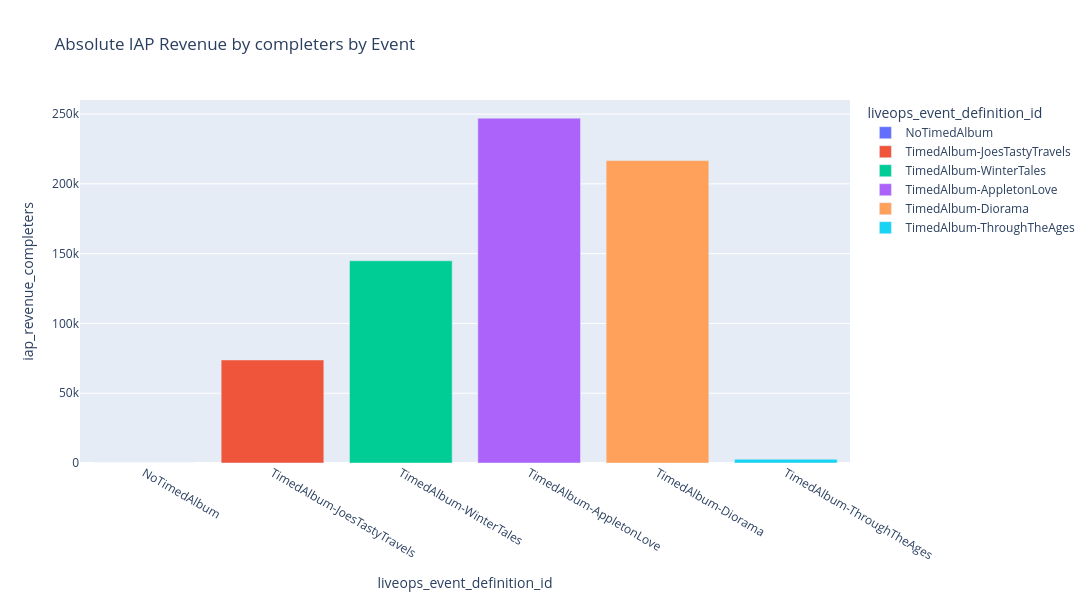
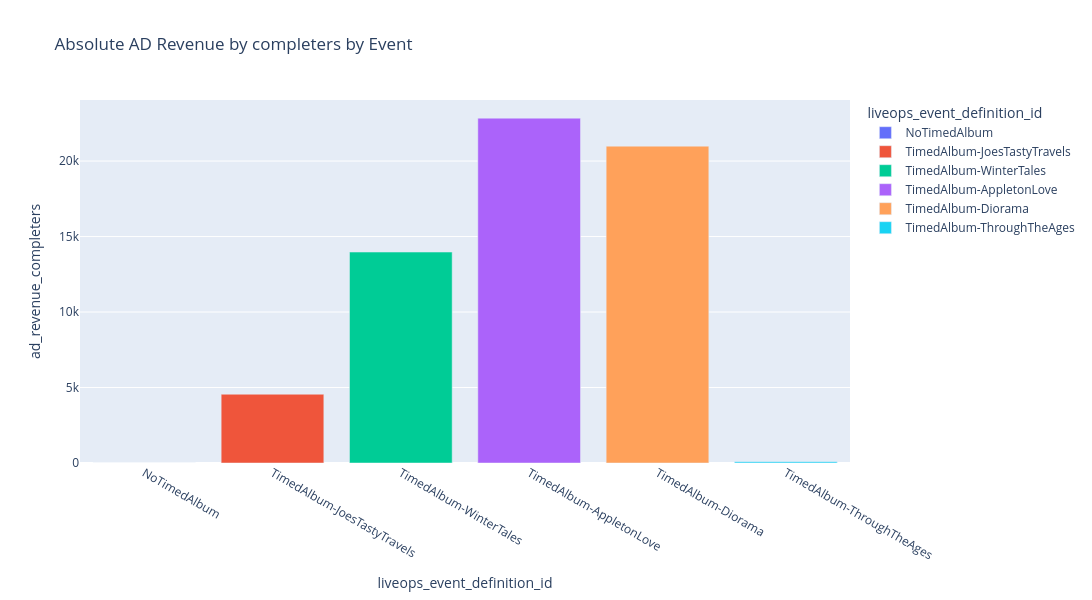

Write notebook code for charts like these, in order.
### Markdown cell above
### Revenue

Bar charts of absolute and percentage IAP and ad revenue contributed by completers, compared across events.

### Code cell
fig = px.bar(data_completers_per_event, 
              x='liveops_event_definition_id', 
              y='iap_revenue_completers',
              color='liveops_event_definition_id',
              title='Absolute IAP Revenue by completers by Event',
              width=1200,
              height=600,
              hover_data={'iap_revenue_completers': ':.0f', 'unique_completers': True, 'pct_change_iap_revenue_completers': ':.2%'},
              category_orders={'liveops_event_definition_id': custom_order})

fig.show()

fig = px.bar(data_completers_per_event, 
              x='liveops_event_definition_id', 
              y='ad_revenue_completers',
              color='liveops_event_definition_id',
              title='Absolute AD Revenue by completers by Event',
              width=1200,
              height=600,
              hover_data={'ad_revenue_completers': ':.0f', 'unique_completers': True, 'pct_change_adrevenue_completers': ':.2%'},
              category_orders={'liveops_event_definition_id': custom_order})

fig.show()

### Figure 1 — Plotly figure (JSON) as saved in the notebook; plotly's stock layout.template omitted (floating-point values rounded to 4 significant figures)
{"data": [{"customdata": [[0.0, NaN]], "hovertemplate": "liveops_event_definition_id=%{x}<br>iap_revenue_completers=%{y:.0f}<br>unique_completers=%{customdata[0]}<br>pct_change_iap_revenue_completers=%{customdata[1]:.2%}<extra></extra>", "legendgroup": "NoTimedAlbum", "marker": {"color": "#636efa", "pattern": {"shape": ""}}, "name": "NoTimedAlbum", "orientation": "v", "showlegend": true, "textposition": "auto", "type": "bar", "x": ["NoTimedAlbum"], "xaxis": "x", "y": [0.0], "yaxis": "y"}, {"customdata": [[2381.0, Infinity]], "hovertemplate": "liveops_event_definition_id=%{x}<br>iap_revenue_completers=%{y:.0f}<br>unique_completers=%{customdata[0]}<br>pct_change_iap_revenue_completers=%{customdata[1]:.2%}<extra></extra>", "legendgroup": "TimedAlbum-JoesTastyTravels", "marker": {"color": "#EF553B", "pattern": {"shape": ""}}, "name": "TimedAlbum-JoesTastyTravels", "orientation": "v", "showlegend": true, "textposition": "auto", "type": "bar", "x": ["TimedAlbum-JoesTastyTravels"], "xaxis": "x", "y": [73830.0], "yaxis": "y"}, {"customdata": [[7479.0, 0.9621]], "hovertemplate": "liveops_event_definition_id=%{x}<br>iap_revenue_completers=%{y:.0f}<br>unique_completers=%{customdata[0]}<br>pct_change_iap_revenue_completers=%{customdata[1]:.2%}<extra></extra>", "legendgroup": "TimedAlbum-WinterTales", "marker": {"color": "#00cc96", "pattern": {"shape": ""}}, "name": "TimedAlbum-WinterTales", "orientation": "v", "showlegend": true, "textposition": "auto", "type": "bar", "x": ["TimedAlbum-WinterTales"], "xaxis": "x", "y": [144900.0], "yaxis": "y"}, {"customdata": [[12560.0, 0.7055]], "hovertemplate": "liveops_event_definition_id=%{x}<br>iap_revenue_completers=%{y:.0f}<br>unique_completers=%{customdata[0]}<br>pct_change_iap_revenue_completers=%{customdata[1]:.2%}<extra></extra>", "legendgroup": "TimedAlbum-AppletonLove", "marker": {"color": "#ab63fa", "pattern": {"shape": ""}}, "name": "TimedAlbum-AppletonLove", "orientation": "v", "showlegend": true, "textposition": "auto", "type": "bar", "x": ["TimedAlbum-AppletonLove"], "xaxis": "x", "y": [247100.0], "yaxis": "y"}, {"customdata": [[9390.0, -0.1231]], "hovertemplate": "liveops_event_definition_id=%{x}<br>iap_revenue_completers=%{y:.0f}<br>unique_completers=%{customdata[0]}<br>pct_change_iap_revenue_completers=%{customdata[1]:.2%}<extra></extra>", "legendgroup": "TimedAlbum-Diorama", "marker": {"color": "#FFA15A", "pattern": {"shape": ""}}, "name": "TimedAlbum-Diorama", "orientation": "v", "showlegend": true, "textposition": "auto", "type": "bar", "x": ["TimedAlbum-Diorama"], "xaxis": "x", "y": [216600.0], "yaxis": "y"}, {"customdata": [[5.0, -0.9876]], "hovertemplate": "liveops_event_definition_id=%{x}<br>iap_revenue_completers=%{y:.0f}<br>unique_completers=%{customdata[0]}<br>pct_change_iap_revenue_completers=%{customdata[1]:.2%}<extra></extra>", "legendgroup": "TimedAlbum-ThroughTheAges", "marker": {"color": "#19d3f3", "pattern": {"shape": ""}}, "name": "TimedAlbum-ThroughTheAges", "orientation": "v", "showlegend": true, "textposition": "auto", "type": "bar", "x": ["TimedAlbum-ThroughTheAges"], "xaxis": "x", "y": [2690.0], "yaxis": "y"}], "layout": {"barmode": "relative", "height": 600, "legend": {"title": {"text": "liveops_event_definition_id"}, "tracegroupgap": 0}, "title": {"text": "Absolute IAP Revenue by completers by Event"}, "width": 1200, "xaxis": {"anchor": "y", "categoryarray": ["NoTimedAlbum", "TimedAlbum-JoesTastyTravels", "TimedAlbum-WinterTales", "TimedAlbum-AppletonLove", "TimedAlbum-Diorama", "TimedAlbum-ThroughTheAges"], "categoryorder": "array", "domain": [0, 1], "title": {"text": "liveops_event_definition_id"}}, "yaxis": {"anchor": "x", "domain": [0, 1], "title": {"text": "iap_revenue_completers"}}}}

### Figure 2 — Plotly figure (JSON) as saved in the notebook; plotly's stock layout.template omitted (floating-point values rounded to 4 significant figures)
{"data": [{"customdata": [[0.0, NaN]], "hovertemplate": "liveops_event_definition_id=%{x}<br>ad_revenue_completers=%{y:.0f}<br>unique_completers=%{customdata[0]}<br>pct_change_adrevenue_completers=%{customdata[1]:.2%}<extra></extra>", "legendgroup": "NoTimedAlbum", "marker": {"color": "#636efa", "pattern": {"shape": ""}}, "name": "NoTimedAlbum", "orientation": "v", "showlegend": true, "textposition": "auto", "type": "bar", "x": ["NoTimedAlbum"], "xaxis": "x", "y": [0.0], "yaxis": "y"}, {"customdata": [[2381.0, Infinity]], "hovertemplate": "liveops_event_definition_id=%{x}<br>ad_revenue_completers=%{y:.0f}<br>unique_completers=%{customdata[0]}<br>pct_change_adrevenue_completers=%{customdata[1]:.2%}<extra></extra>", "legendgroup": "TimedAlbum-JoesTastyTravels", "marker": {"color": "#EF553B", "pattern": {"shape": ""}}, "name": "TimedAlbum-JoesTastyTravels", "orientation": "v", "showlegend": true, "textposition": "auto", "type": "bar", "x": ["TimedAlbum-JoesTastyTravels"], "xaxis": "x", "y": [4556.0], "yaxis": "y"}, {"customdata": [[7479.0, 2.067]], "hovertemplate": "liveops_event_definition_id=%{x}<br>ad_revenue_completers=%{y:.0f}<br>unique_completers=%{customdata[0]}<br>pct_change_adrevenue_completers=%{customdata[1]:.2%}<extra></extra>", "legendgroup": "TimedAlbum-WinterTales", "marker": {"color": "#00cc96", "pattern": {"shape": ""}}, "name": "TimedAlbum-WinterTales", "orientation": "v", "showlegend": true, "textposition": "auto", "type": "bar", "x": ["TimedAlbum-WinterTales"], "xaxis": "x", "y": [13970.0], "yaxis": "y"}, {"customdata": [[12560.0, 0.6348]], "hovertemplate": "liveops_event_definition_id=%{x}<br>ad_revenue_completers=%{y:.0f}<br>unique_completers=%{customdata[0]}<br>pct_change_adrevenue_completers=%{customdata[1]:.2%}<extra></extra>", "legendgroup": "TimedAlbum-AppletonLove", "marker": {"color": "#ab63fa", "pattern": {"shape": ""}}, "name": "TimedAlbum-AppletonLove", "orientation": "v", "showlegend": true, "textposition": "auto", "type": "bar", "x": ["TimedAlbum-AppletonLove"], "xaxis": "x", "y": [22840.0], "yaxis": "y"}, {"customdata": [[9390.0, -0.08121]], "hovertemplate": "liveops_event_definition_id=%{x}<br>ad_revenue_completers=%{y:.0f}<br>unique_completers=%{customdata[0]}<br>pct_change_adrevenue_completers=%{customdata[1]:.2%}<extra></extra>", "legendgroup": "TimedAlbum-Diorama", "marker": {"color": "#FFA15A", "pattern": {"shape": ""}}, "name": "TimedAlbum-Diorama", "orientation": "v", "showlegend": true, "textposition": "auto", "type": "bar", "x": ["TimedAlbum-Diorama"], "xaxis": "x", "y": [20990.0], "yaxis": "y"}, {"customdata": [[5.0, -0.9961]], "hovertemplate": "liveops_event_definition_id=%{x}<br>ad_revenue_completers=%{y:.0f}<br>unique_completers=%{customdata[0]}<br>pct_change_adrevenue_completers=%{customdata[1]:.2%}<extra></extra>", "legendgroup": "TimedAlbum-ThroughTheAges", "marker": {"color": "#19d3f3", "pattern": {"shape": ""}}, "name": "TimedAlbum-ThroughTheAges", "orientation": "v", "showlegend": true, "textposition": "auto", "type": "bar", "x": ["TimedAlbum-ThroughTheAges"], "xaxis": "x", "y": [81.14], "yaxis": "y"}], "layout": {"barmode": "relative", "height": 600, "legend": {"title": {"text": "liveops_event_definition_id"}, "tracegroupgap": 0}, "title": {"text": "Absolute AD Revenue by completers by Event"}, "width": 1200, "xaxis": {"anchor": "y", "categoryarray": ["NoTimedAlbum", "TimedAlbum-JoesTastyTravels", "TimedAlbum-WinterTales", "TimedAlbum-AppletonLove", "TimedAlbum-Diorama", "TimedAlbum-ThroughTheAges"], "categoryorder": "array", "domain": [0, 1], "title": {"text": "liveops_event_definition_id"}}, "yaxis": {"anchor": "x", "domain": [0, 1], "title": {"text": "ad_revenue_completers"}}}}
